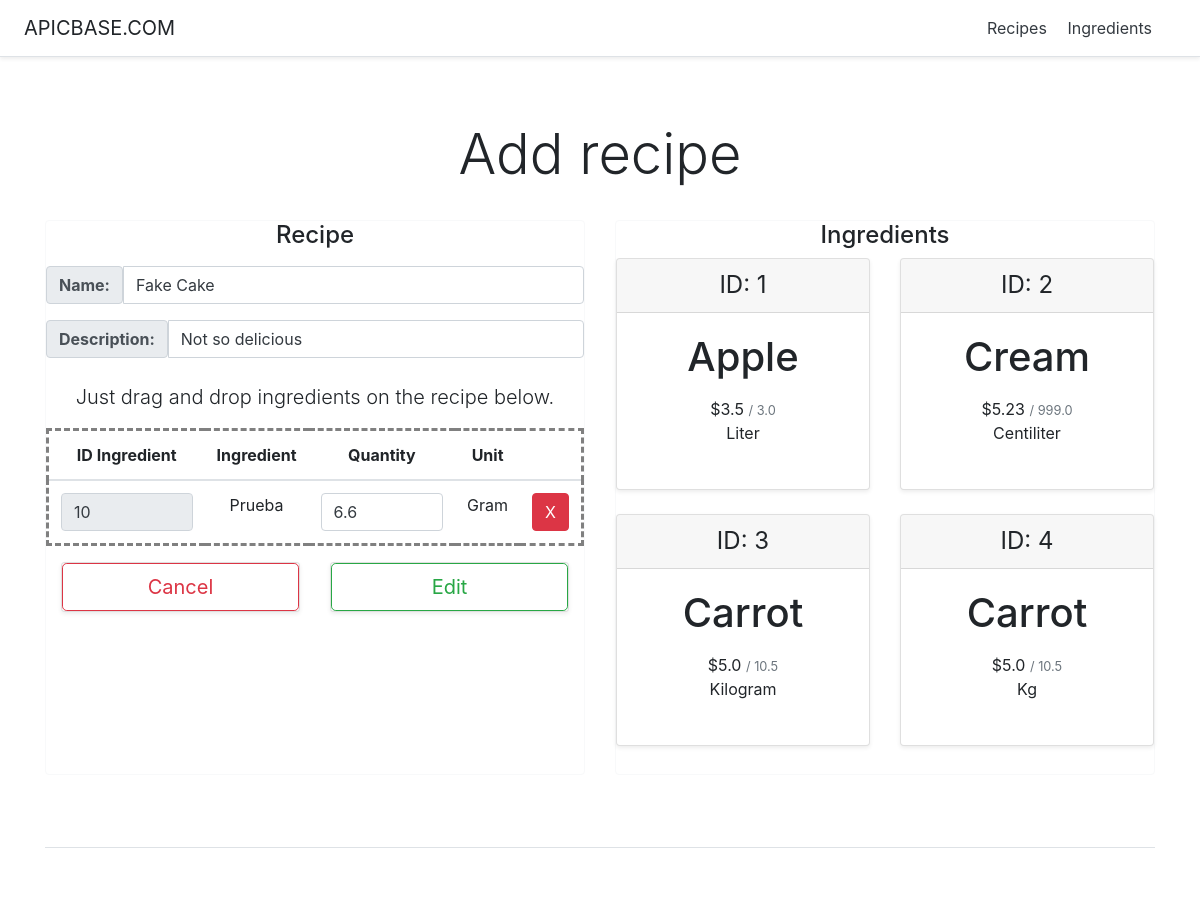
The app's page /recipeManager/2/edit, older data.
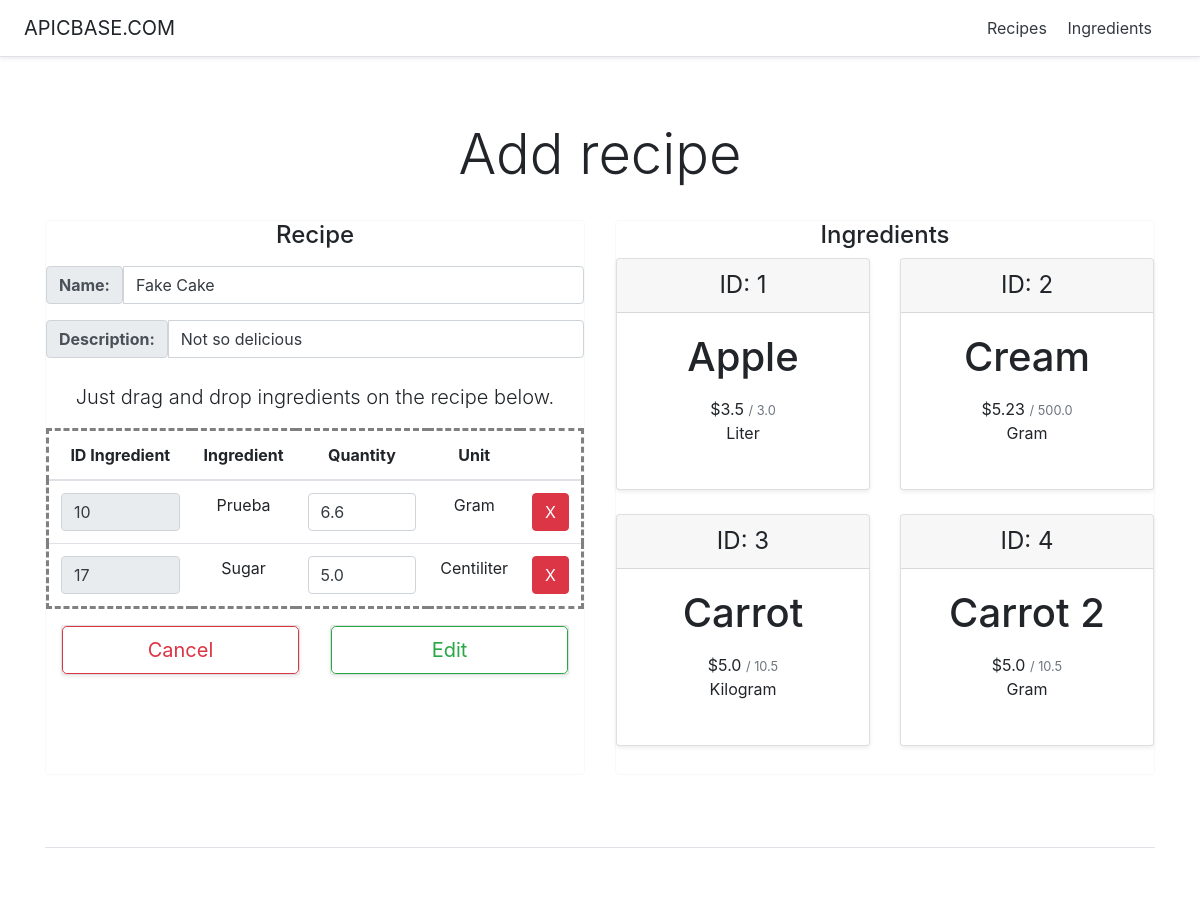
The same page, newer data.
### recipeManager/models.py (models this page shows, shortened)
class Ingredient(models.Model):
    id = models.AutoField(primary_key=True)
    name = models.CharField(max_length=200)
    cost = models.FloatField()
    amount = models.FloatField()
    GRAMS='g.'
    KILOGRAMS='Kg.'
    CENTILITERS='cl.'
    LITERS='l.'
    UNIT_CHOICES = (
        (GRAMS, 'Gram'),
        (KILOGRAMS, 'Kilogram'),
        (CENTILITERS, 'Centiliter'),
        (LITERS, 'Liter')
    )
    unit = models.CharField(
        max_length=2,
        choices=UNIT_CHOICES,
        default=GRAMS,
    )

class Recipe_Ingredients(models.Model):
    recipe = models.ForeignKey(Recipe, on_delete=models.CASCADE)
    ingredient = models.ForeignKey(Ingredient, on_delete=models.CASCADE)
    quantity = models.FloatField()

### recipeManager/views.py (the view, shortened to what this page needs)
# urls.py: path('<int:recipe_id>/edit', views.EditRecipe, name='editRecipe'),
def EditRecipe(request, recipe_id):
    recipe = get_object_or_404(Recipe, pk=recipe_id)
    recipe_ingredients = Ingredient.objects.filter(recipe__id=recipe.id)
    context = {'recipe' : recipe}
    ingredients_list = Ingredient.objects.all()
    if len(recipe_ingredients) > 0 : context['recipe_ingredients'] = recipe_ingredients
    if len(ingredients_list) > 0 : context['ingredients_list'] = ingredients_list
    ingredientsCosts, totalCost = calculateCosts(recipe)
    context['ingredientsCosts'] = ingredientsCosts
    return render(request, "recipeManager/editRecipe.html", context)

### recipeManager/views.py (called while the page is built)
def calculateCosts(recipe):
    ingredients = Ingredient.objects.filter(recipe__id=recipe.id)
    totalCost = 0
    ingredientsCosts = []
    for ingredient in ingredients:
        quant = Recipe_Ingredients.objects.get(recipe__id = recipe.id, ingredient__id = ingredient.id).quantity
        costPerQuantity = round((ingredient.cost / ingredient.amount) * quant, 2)
        totalCost += costPerQuantity
        ingredientsCosts.append((ingredient, quant, costPerQuantity))
    return ingredientsCosts, round(totalCost, 2)

### recipeManager/templates/recipeManager/editRecipe.html (shortened to what the changed rows need)
<!DOCTYPE html>
<html lang="en">
   <head>
      {% load static %}
      <link href="{%static 'recipeManager/pricing.css'%}" rel="stylesheet">
      {% load static %}
      <link href="{%static 'recipeManager/bootstrap.min.css'%}" rel="stylesheet">
   </head>
   <body>
      <div class="pricing-header px-3 py-3 pt-md-5 pb-md-4 mx-auto text-center">
         <h1 class="display-4">Add recipe</h1>
      </div>
      <div class="container">
         <div class="card-deck mb-3 text-center">
            <div class="card mb-4 border-light">
              <form action="{% url 'recipeManager:editRecipe' recipe.id %}" method="post">
               <table style="border-style: dashed;" id="table" class="table table-hover" ondrop="drop(event)" ondragover="allowDrop(event)">
                  <thead>
                     <tr>
                        <th scope="col">ID Ingredient</th>
                        <th scope="col">Ingredient</th>
                        <th scope="col">Quantity</th>
                        <th scope="col">Unit</th>
                        <th></th>
                     </tr>
                  </thead>
                  <tbody>
                    {% if recipe_ingredients %}
                      {% for ingredient, quantity, cost in ingredientsCosts %}
                        <tr id="rowID{{ ingredient.id }}">
                          <td>
                            <input id="ingredient_id{{ ingredient.id }}" type="text" class="form-control text-dark" name="ingredient_id" required readonly="readonly" value="{{ ingredient.id }}">
                          </td>
                          <td>{{ ingredient.name }}</td>
                          <td>
                            <input type="number" step="0.01" name="quantity" required class="form-control text-dark" value="{{ quantity }}">
                          </td>
                          <td>{{ ingredient.get_unit_display }}</td>
                          <td>
                            <button id="remove{{ingredient.id}}" class="btn btn-danger" type="button" name="button" onclick="remove({{ingredient.id}})">X</button>
                          </td>
                        </tr>
                      {% endfor %}
                     {% endif %}
                  </tbody>
               </table>
             </form>
            </div>
            <div class="card mb-4 border-light">
               <div class="card-deck mb-3 text-center data-spy="scroll" style="position: relative;max-height:500px;overflow-y: scroll;">
                  {% if ingredients_list %}
                    {% for ingredient in ingredients_list %}
                      {% if recipe_ingredients %}
                        {% if ingredient not in recipe_ingredients %}
                          <div id="{{ ingredient.id }}" draggable="true" ondragstart="drag(event)" class="card mb-4 shadow-sm">
                             <div class="card-header">
                                <h4 id="igredientId{{ ingredient.id }}" class="my-0 font-weight-normal">ID: {{ ingredient.id }}</h4>
                             </div>
                             <div class="card-body">
                                <h1 id="ingredientName{{ ingredient.id }}" class="card-title pricing-card-title">{{ ingredient.name }}</h1>
                                <ul class="list-unstyled mt-3 mb-4">
                                   <li>${{ ingredient.cost }} <small class="text-muted">/ {{ ingredient.amount }}</small></li>
                                   <li id="ingredientUnit{{ ingredient.id }}">{{ ingredient.get_unit_display }}</li>
                                </ul>
                             </div>
                          </div>
                        {% endif %}
                      {% endif %}
                    {% endfor %}
                  {% else %}
                    <p><strong>No ingredients available.</strong></p>
                  {% endif %}
               </div>
            </div>
         </div>
      </div>
   </body>
</html>

Row changes from the older to the newer data that the page shows:
now on this page (row unchanged): Ingredient: ingredient_id "17", name "Sugar", quantity "5.0", unit "Centiliter", shown under "Recipe"
changed Ingredient "Cream": amount "999.0" → "500.0"; unit "Centiliter" → "Gram"
changed Ingredient id 4: name "Carrot" → "Carrot 2"; unit "Kg" → "Gram"
